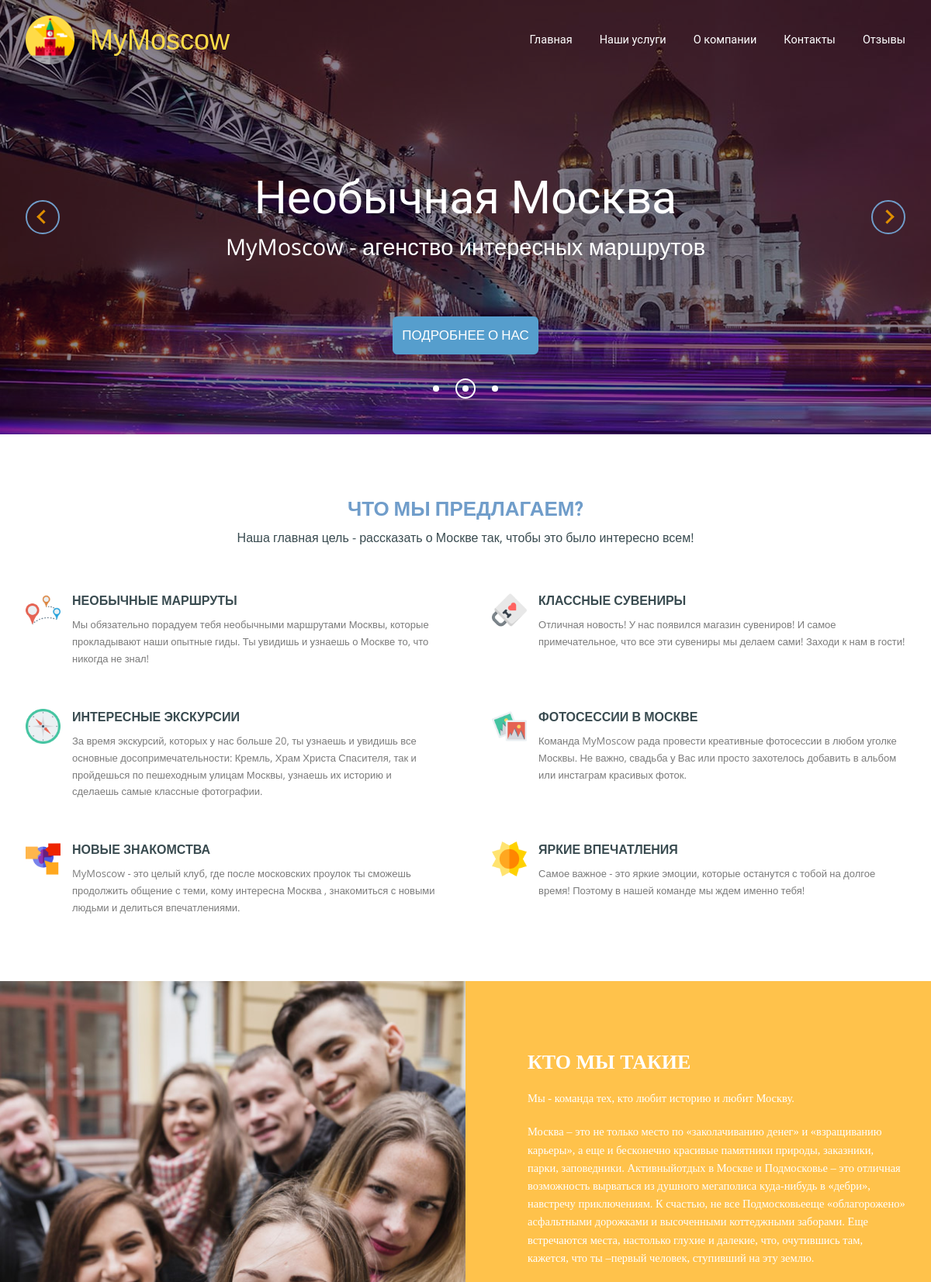
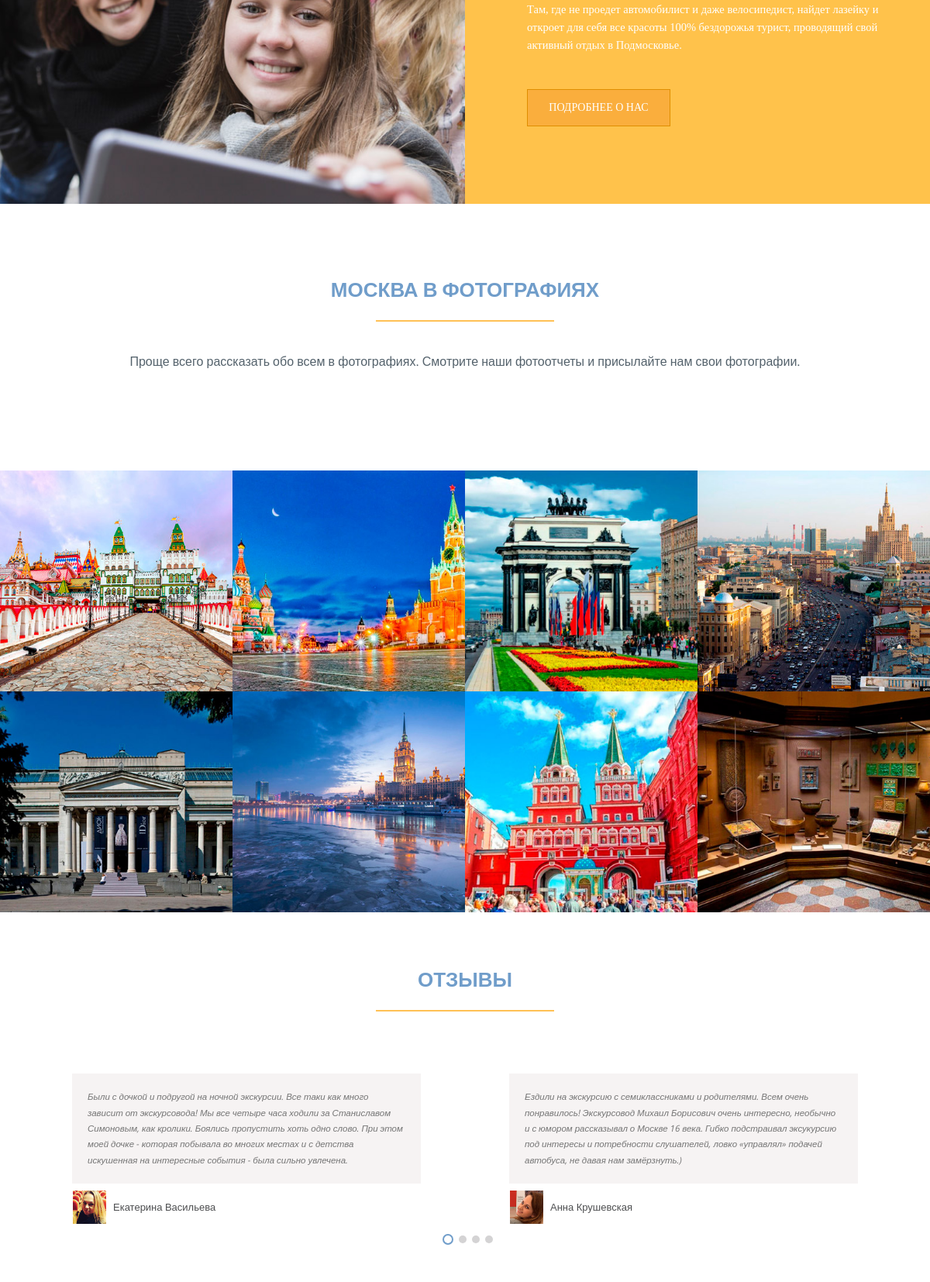
The page / (upper part) on the database its author committed (2 pictures, top to bottom).
### tables this page shows
CREATE TABLE IF NOT EXISTS `blocks` (
  `id` int(11) NOT NULL AUTO_INCREMENT,
  `h3` varchar(100) NOT NULL,
  `content` text NOT NULL,
  `src` varchar(255) NOT NULL,
  `priority` int(11) NOT NULL,
  `active` tinyint(1) NOT NULL DEFAULT '1',
  PRIMARY KEY (`id`)
);

### index.php (the view, shortened to what this page needs)
<?php
    require_once($_SERVER['DOCUMENT_ROOT'] . '/parts/header.php');
    $template['blocks'] = [];
    $sql = "SELECT * FROM blocks ORDER BY priority";
    $result = mysqli_query($db, $sql);
    while( $row = mysqli_fetch_assoc($result)) {
        if($row['active']) {
            $template['blocks'][]= $row;
        }
    }
?>
    <div class="info-blocks wrapper" id="services">
        <h2>Что мы предлагаем?</h2>
        <p class="info-blocks-preview">Наша главная цель - рассказать о Москве так, чтобы это было интересно всем!</p>
        <div class="info-blocks-sections ">
            <?php foreach($template['blocks'] as $blockItem): ?>
                <div class="info-blocks-sections-section">
                    <img src = '<?= $blockItem['src'] ?>'>
                    <div class="info-blocks-sections-section-column">
                        <h3> <?= $blockItem['h3'] ?> </h3>
                        <p> <?= $blockItem['content'] ?> </p>
                    </div>
                </div>
            <?php endforeach; ?>
        </div>
    </div>
    <div class="about-us" id="aboutus">
        <div class="about-us-pic"></div>
        <div class="about-us-text">
            <h2>Кто мы такие</h2>
            <p>
                Мы - команда тех, кто любит историю и любит Москву.
            </p>
            <p>
                Москва – это не только место по «заколачиванию денег» и «взращиванию карьеры», а еще и бесконечно красивые памятники природы, заказники, парки, заповедники. Активныйотдых в Москве и Подмосковье – это отличная возможность вырваться из душного мегаполиса куда-нибудь в «дебри», навстречу приключениям. К счастью, не все Подмосковьееще «облагорожено» асфальтными дорожками и высоченными коттеджными заборами. Еще встречаются места, настолько глухие и далекие, что, очутившись там, кажется, что ты –первый человек, ступивший на эту землю.
            </p>
            <p>
                Там, где не проедет автомобилист и даже велосипедист, найдет лазейку и откроет для себя все красоты 100% бездорожья турист, проводящий свой активный отдых в Подмосковье.
            </p>
            <div class="about-us-text-button btn">Подробнее о нас</div>
        </div>
    </div>
    <div class="gallery">
        <h2 class="yellow-underline">Москва в фотографиях</h2>
        <p class="wrapper">Проще всего рассказать обо всем в фотографиях. Смотрите наши фотоотчеты и присылайте нам свои фотографии.</p>
        <div class="gallery-items">
            <div class="gallery-items-item view-from-the-roof"></div>
            <div class="gallery-items-item triumphal-arch"></div>
            <div class="gallery-items-item red-square"></div>
            <div class="gallery-items-item izmailovsky-kremlin"></div>
            <div class="gallery-items-item historical-museum"></div>
            <div class="gallery-items-item voskresensky-gate"></div>
            <div class="gallery-items-item radisson-royal-hotel"></div>
            <div class="gallery-items-item pushkin-museum"></div>
        </div>
    </div>
    <div class="reviews wrapper" id="review">
        <h2 class="yellow-underline">Отзывы</h2>
        <div class="reviews-items">
            <div class="reviews-items-first">
                <blockquote>
                    Были с дочкой и подругой на ночной экскурсии. Все таки как  много зависит от экскурсовода! Мы все четыре часа ходили за Станиславом Симоновым, как кролики. Боялись пропустить хоть  одно слово. При этом моей дочке - которая побывала во многих местах и с детства искушенная на интересные события - была сильно увлечена.
                </blockquote>
                <cite>Екатерина Васильева</cite>
            </div>
            <div class="reviews-items-second">
                <blockquote>
                    Ездили на экскурсию с семиклассниками и родителями. Всем очень понравилось! Экскурсовод Михаил Борисович очень интересно, необычно и с юмором рассказывал о Москве 16 века. Гибко подстраивал эксукурсию под интересы и потребности слушателей, ловко «управлял» подачей автобуса, не давая нам замёрзнуть.)
                </blockquote>
                <cite>Анна Крушевская</cite>
            </div>
        </div>
        <div class="reviews-slider">
            <div class="reviews-slider-dot"></div>
            <div class="reviews-slider-dot"></div>
            <div class="reviews-slider-dot"></div>
            <div class="reviews-slider-dot"></div>
        </div>
    </div>
<?php
    require_once($_SERVER['DOCUMENT_ROOT'] . '/parts/footer.php');
?>

### parts/header.php (shortened to what this page needs)
<!DOCTYPE html>
<html lang="ru">
<head>
    <link rel="stylesheet" href="/style.css">
</head>
<body>
    <div class="header" id="main">
        <div class="header-filter">
            <div class="header-filter-top wrapper">
                <div class="header-filter-top-logo">MyMoscow</div>
                <div class="header-filter-top-nav">
                    <a href="/index.php" id=#main>Главная</a>
                    <a href="#services">Наши услуги</a>
                    <a href="#" id=#aboutus>О компании</a>
                    <a href="#contacts">Контакты</a>
                    <a href="#review">Отзывы</a>
                </div>
            </div>
            <div class="header-filter-main-content wrapper">
                <div class="header-filter-main-content-arrow-back"></div>
                <div class="header-filter-main-content-topic">
                    <h1>Необычная Москва</h1>
                    <p>MyMoscow - агенство интересных маршрутов</p>
                </div>
                <div class="header-filter-main-content-arrow-next"></div>
            </div>
            <div class="header-filter-bottom wrapper">
                <a class="header-filter-bottom-btn btn" href="#aboutus">Подробнее о нас</a>
                <div class="header-filter-bottom-slider">
                    <div class="header-filter-bottom-slider-dot"></div>
                    <div class="header-filter-bottom-slider-dot"></div>
                    <div class="header-filter-bottom-slider-dot"></div>
                </div>
            </div>
        </div>
        <div class="header-slider">
            <div class="header-slider-item"></div>
        </div>
    </div>

### parts/footer.php (shortened to what this page needs)
</body>
</html>

### rows shown on the page
blocks: src (picture), h3 "НЕОБЫЧНЫЕ МАРШРУТЫ", content "Мы обязательно порадуем тебя необычными маршрутами Москвы, которые прокладывают наши опытные гиды. Ты увидишь и узнаешь о Москве то, что никогда не знал!"
blocks: src (picture), h3 "КЛАССНЫЕ СУВЕНИРЫ", content "Отличная новость! У нас появился магазин сувениров! И самое примечательное, что все эти сувениры мы делаем сами! Заходи к нам в гости!"
blocks: src (picture), h3 "ИНТЕРЕСНЫЕ ЭКСКУРСИИ", content "За время экскурсий, которых у нас больше 20, ты узнаешь и увидишь все основные досопримечательности: Кремль, Храм Христа Спаcителя, так и пройдешься по пешеходным улицам Москвы, узнаешь их историю и сделаешь самые классные фотографии."
blocks: src (picture), h3 "ФОТОСЕССИИ В МОСКВЕ", content "Команда MyMoscow рада провести креативные фотосессии в любом уголке Москвы. Не важно, свадьба у Вас или просто захотелось добавить в альбом или инстаграм красивых фоток."
blocks: src (picture), h3 "НОВЫЕ ЗНАКОМСТВА", content "MyMoscow - это целый клуб, где после московских проулок ты сможешь продолжить общение с теми, кому интересна Москва , знакомиться с новыми людьми и делиться впечатлениями."
blocks: src (picture), h3 "ЯРКИЕ ВПЕЧАТЛЕНИЯ", content "Самое важное - это яркие эмоции, которые останутся с тобой на долгое время! Поэтому в нашей команде мы ждем именно тебя!"
